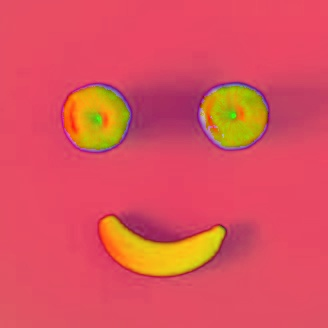
#> input picture 2-Semester-Computer-Vision/Intro_for_Computer_vision.py/fruits_hsv.jpg, 328 x 328 px, found by its file name
$ python Combine_horizontal_and_vertical.py   (older library calls are emulated)
#> lines starting #> are read from the running program, lines starting #| are printed output that depends on the picture
import cv2
import numpy as np
import matplotlib.pyplot as plt

# Load the image
image = cv2.imread(r"2-Semester-Computer-Vision\Intro_for_Computer_vision.py\fruits_hsv.jpg", cv2.IMREAD_GRAYSCALE)
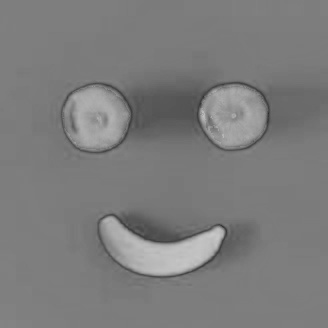
#> image: shape (328, 328); min 44, max 201, mean 124.2

# Define the Horizontal Sobel Kernel
sobel_x = np.array([[-1, 0, 1],
                    [-2, 0, 2],
                    [-1, 0, 1]], dtype=np.float32)


# Define the Vertical Sobel Kernel
sobel_y = np.array([[+1, +2, 1],
                    [0, 0, 0],
                    [-1, -2, -1]], dtype=np.float32)


# Apply the kernel for horizontal edges
sobel_x_image = cv2.filter2D(image, -1, sobel_x)

# Apply the kernel for vertical edges
sobel_y_image = cv2.filter2D(image, -1, sobel_y)

# læg de to billeder sammen
sobel_xy_image = sobel_x_image + sobel_y_image


plt.figure(figsize=(15,10))

plt.subplot(1,4,1)
plt.imshow(image, cmap="gray")
plt.title("Original Image")
plt.axis("off")

plt.subplot(1,4,2)
plt.imshow(sobel_x_image, cmap="gray")
plt.title("Horizontal Sobel Edges")
plt.axis("off")

plt.subplot(1,4,3)
plt.imshow(sobel_y_image, cmap="gray")
plt.title("Vertical Sobel Edges")
plt.axis("off")

plt.subplot(1,4,4)
plt.imshow(sobel_xy_image, cmap="gray")
plt.title("Combined Sobel Edges")
plt.axis("off")

plt.show()


# ChatGBT løsning, hvor at der bruges sobel filters med OpenCV i stedet for filter2D for edge detection
import cv2
import numpy as np
import matplotlib.pyplot as plt

# Load the image in grayscale
image = cv2.imread(r"C:\Program Files (x86)\2 Semester python work\2-Semester-Computer-Vision\Intro_for_Computer_vision.py\fruits_hsv.jpg", cv2.IMREAD_GRAYSCALE)

# Apply Sobel filters using OpenCV (better than filter2D for edge detection)
sobel_x_image = cv2.Sobel(image, cv2.CV_64F, 1, 0, ksize=3)  # Horizontal edges
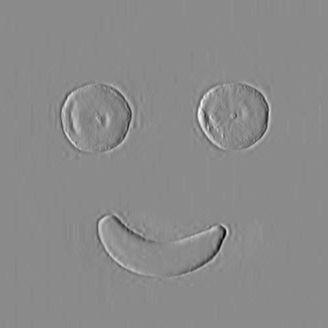
#> sobel_x_image: shape (328, 328) float64; min -327, max 275, mean -0.1; drawn with min black and max white
sobel_y_image = cv2.Sobel(image, cv2.CV_64F, 0, 1, ksize=3)  # Vertical edges
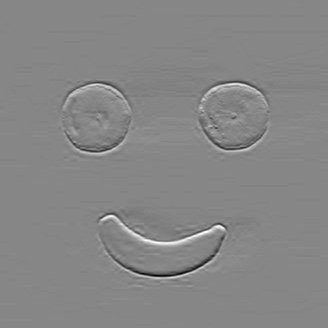
#> sobel_y_image: shape (328, 328) float64; min -325, max 293, mean 0; drawn with min black and max white

# Compute the gradient magnitude
sobel_xy_image = np.sqrt(sobel_x_image**2 + sobel_y_image**2)
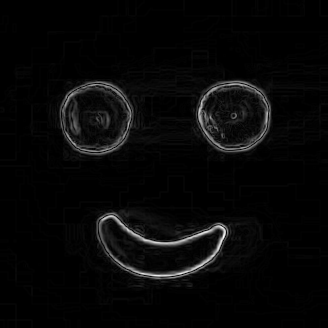
#> sobel_xy_image: shape (328, 328) float64; min 0, max 346, mean 10.5; drawn with min black and max white

# Normalize to range 0-255 for display
sobel_x_image = cv2.convertScaleAbs(sobel_x_image)  # Convert back to uint8
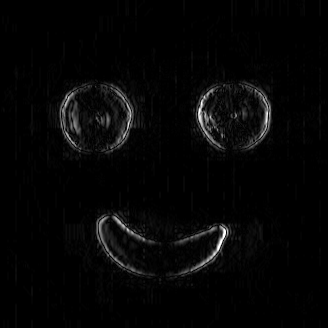
#> sobel_x_image: shape (328, 328); min 0, max 255, mean 5.7
sobel_y_image = cv2.convertScaleAbs(sobel_y_image)
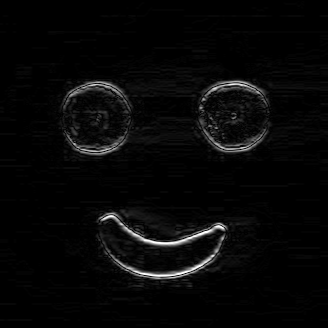
#> sobel_y_image: shape (328, 328); min 0, max 255, mean 7.4
sobel_xy_image = cv2.convertScaleAbs(sobel_xy_image)
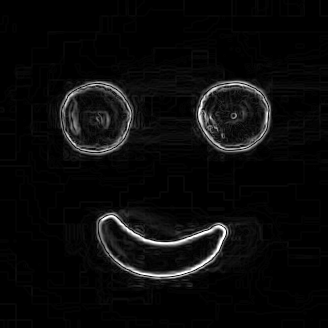
#> sobel_xy_image: shape (328, 328); min 0, max 255, mean 10.5

# Plot images
plt.figure(figsize=(15,5))

plt.subplot(1,4,1)
plt.imshow(image, cmap="gray")
plt.title("Original Image")
plt.axis("off")

plt.subplot(1,4,2)
plt.imshow(sobel_x_image, cmap="gray")
plt.title("Horizontal Sobel Edges")
plt.axis("off")

plt.subplot(1,4,3)
plt.imshow(sobel_y_image, cmap="gray")
plt.title("Vertical Sobel Edges")
plt.axis("off")

plt.subplot(1,4,4)
plt.imshow(sobel_xy_image, cmap="gray")
plt.title("Combined Sobel Edges")
plt.axis("off")

plt.show()
